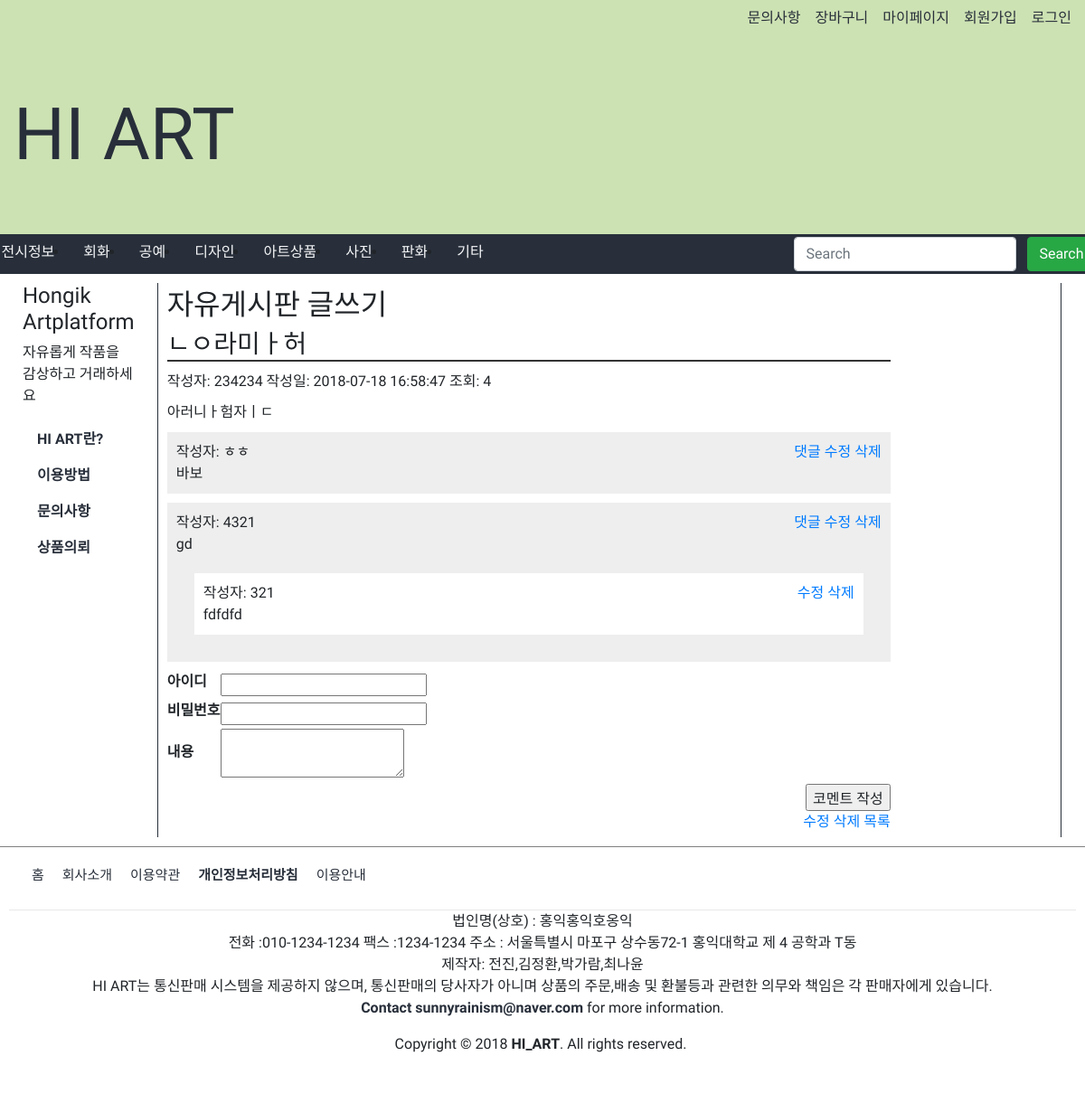
/view/manage/qna/qnaview.php?bno=29, run on the app's committed database.
### tables this page shows
CREATE TABLE `qna` (
  `id` int(11) NOT NULL,
  `title` varchar(100) NOT NULL,
  `description` text NOT NULL,
  `author` varchar(30) NOT NULL,
  `created` datetime NOT NULL,
  `hit` int(11) DEFAULT '0',
  `password` varchar(100) NOT NULL DEFAULT '0'
);

CREATE TABLE `qnacom` (
  `co_no` int(10) UNSIGNED NOT NULL,
  `b_no` int(10) UNSIGNED NOT NULL,
  `co_order` int(10) UNSIGNED DEFAULT '0',
  `co_content` text NOT NULL,
  `co_id` varchar(20) NOT NULL,
  `co_password` varchar(100) NOT NULL
);

### view/manage/qna/qnaview.php (the view, shortened to what this page needs)
<?php
require_once("./qnadb.php");
$bNo = $_GET['bno'];
			?>
			<?php
$sql = 'select id, title, description, author, created, hit from qna where id = ' . $bNo;
$result = $db->query($sql);
$row = $result->fetch_assoc();
?>
<!DOCTYPE html>
<html>
<head>
    <?php
    require('../../../include/head.php');
   ?>
   </head>
<body style="height:1500px">
  <?php
    require('../../../include/header.php');
  ?>
  <navbar >
    <?php
      require('../../../include/navbar.php');
    ?>
  </navbar>
  <div class="container">
    <section class="content" >
      <div  id="banner-left">
      <?php require('../../../include/main_banner_left.php'); ?>
      </div>
       <main>
         <link rel="stylesheet" href="./normalize.css" />
         <link rel="stylesheet" href="./board.css" />
         <body>
         <article class="boardView" style="width: 800px;">
         <h2>자유게시판 글쓰기</h2>
         <div id="boardView">
         <h3 id="boardTitle"><?php echo $row['title']?></h3>
         <div id="boardInfo">
         <span id="boardID">작성자: <?php echo $row['author']?></span>
         <span id="boardDate">작성일: <?php echo $row['created']?></span>
         <span id="boardHit">조회: <?php echo $row['hit']?></span>
         </div>
         <div id="boardContent"><?php echo $row['description']?></div>
         <div >
             <?php require('./comment.php'); ?>
         </div>
         <div class="btnSet">
         				<a href="./qnawrite.php?bno=<?php echo $bNo?>">수정</a>
         				<a href="./qnadelete.php?bno=<?php echo $bNo?>">삭제</a>
         				<a href="./">목록</a>
         </div>
         </article>
         </body>
       </main>
    </section>
  </div>
  <div >
      <?php require('../../../include/bottom.php'); ?>
  </div>
</body>
</html>

### view/manage/qna/comment.php (shortened to what this page needs)
<?php
require_once('./qnadb.php');
	$sql = 'select * from qnacom where co_no=co_order and b_no=' . $bNo;
	$result = $db->query($sql);
?>
<div id="commentView">
  <form action="comment_update.php" method="post">
	<?php
		while($row = $result->fetch_assoc()) {
	?>
	<ul class="oneDepth">
		<li>
      <div id="co_<?php echo $row['co_no']?>" class="commentSet">
      					<div class="commentInfo">
      						<div class="commentId">작성자: <span class="coId"><?php echo $row['co_id']?></span></div>
      						<div class="commentBtn">
      							<a href="#" class="comt write">댓글</a>
      							<a href="#" class="comt modify">수정</a>
      							<a href="#" class="comt delete">삭제</a>
      						</div>
      					</div>
      					<div class="commentContent"><?php echo $row['co_content']?></div>
      				</div>
              			<?php
				$sql2 = 'select * from qnacom where co_no!=co_order and co_order=' . $row['co_no'];
				$result2 = $db->query($sql2);
				while($row2 = $result2->fetch_assoc()) {
			?>
			<ul class="twoDepth">
				<li>
					<div>
            <div id="co_<?php echo $row2['co_no']?>" class="commentSet">
            							<div class="commentInfo">
            								<div class="commentId">작성자:  <span class="coId"><?php echo $row2['co_id']?></span></div>
            								<div class="commentBtn">
            									<a href="#" class="comt modify">수정</a>
            									<a href="#" class="comt delete">삭제</a>
            								</div>
            							</div>
            							<div class="commentContent"><?php echo $row2['co_content'] ?></div>
            						</div>
				</li>
			</ul>
			<?php
				}
			?>
		</li>
	</ul>
	<?php } ?>
</form>
</div>
<form action="comment_update.php" method="post">
	<table>
		<tbody>
			<tr>
				<th scope="row"><label for="coId">아이디</label></th>
				<td><input type="text" name="coId" id="coId"></td>
			</tr>
			<tr>
				<th scope="row">
			<label for="coPassword">비밀번호</label></th>
				<td><input type="password" name="coPassword" id="coPassword"></td>
			</tr>
			<tr>
				<th scope="row"><label for="coContent">내용</label></th>
				<td><textarea name="coContent" id="coContent"></textarea></td>
			</tr>
		</tbody>
	</table>
	<div class="btnSet">
		<input type="submit" value="코멘트 작성">
	</div>
</form>

### css/style.css (style rules this page uses)
body { display:flex; flex-direction:column; min-width: 1200px; }
.container { display: flex; flex-direction: column; flex-wrap:nowrap; min-width: 1200px; flex-shrink:0; font-family: 'Jua', sans-serif; justify-content: center; align-content: center; }
.content { display:flex; margin: 10px; }
navbar { min-width: 1200px; flex-shrink: 0; }
main { min-width: 1000px; padding:5px 10px; margin-left:25px; padding-right::10px; margin-right: 15px; border-left: 1px solid #282f3a; border-right:1px solid #282f3a; display: flex; justify-content: center; flex-direction: column; }
#banner-left { width:180px; }

### view/manage/qna/board.css (style rules this page uses)
.boardView #boardTitle { border-bottom: 2px solid #333; }
.boardView #boardInfo { margin: 10px 0; }
.boardView #boardContent { margin: 10px 0; }
.boardView .btnSet { text-align: right; }
#commentView ul { list-style: none; margin: 0; padding:0; }
#commentView .oneDepth { margin: 10px 0; padding: 10px; background: #eee; }
#commentView .twoDepth { margin: 20px; padding: 10px; background: #fff; }
#commentView .commentInfo { overflow: hidden; }
#commentView .commentId { float: left; }
#commentView .commentBtn { float: right; }
#commentView .commentContent { clear: both; }

### data on the page
qna: title "ㄴㅇ라미ㅏ허", author "234234", created "2018-07-18 16:58:47", hit "4", description "아러니ㅏ험자ㅣㄷ"
qnacom: co "ㅎㅎ", co_content "바보"
qnacom: co "4321", co_content "gd"
qnacom: co "321", co_content "fdfdfd"
